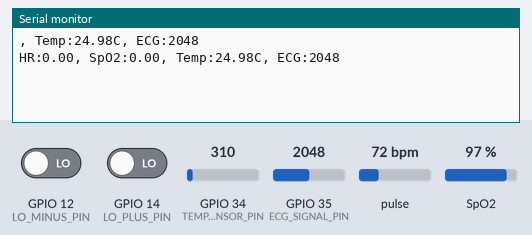
A sketch run on a simulated ESP32. On the bench: the last lines printed to the serial monitor. Inputs (shaded band) come from the test bench; at power-on: GPIO 12 (LO_MINUS_PIN) LOW, pulse 72 bpm, GPIO 34 (TEMP_SENSOR_PIN) = 310, SpO2 97 %, GPIO 14 (LO_PLUS_PIN) LOW, GPIO 35 (ECG_SIGNAL_PIN) = 2048. No radio packets arrive unless stated.

Above: at 1.8 s.
1.9 s: GPIO 12 (LO_MINUS_PIN) driven HIGH
At 2.5 s:
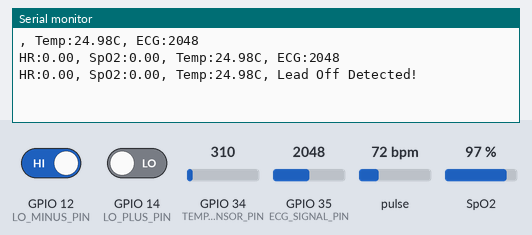
4.7 s: pulse set to 42 bpm
At 6.0 s:
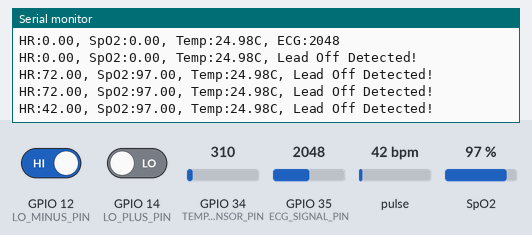
6.2 s: GPIO 34 (TEMP_SENSOR_PIN) set to 372
At 7.3 s:
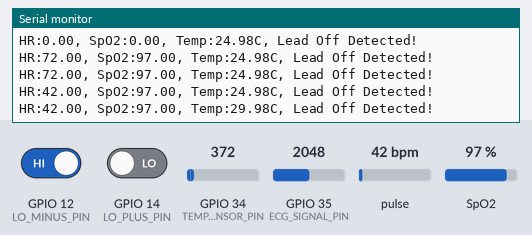
7.7 s: SpO2 set to 80 %
At 9.0 s:
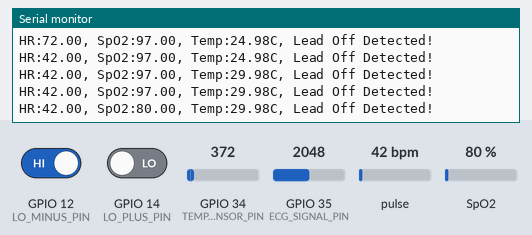
9.2 s: GPIO 34 (TEMP_SENSOR_PIN) set to 434
At 10.4 s:
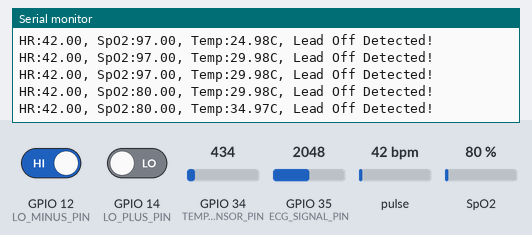
10.7 s: GPIO 12 (LO_MINUS_PIN) driven LOW
At 12.6 s:
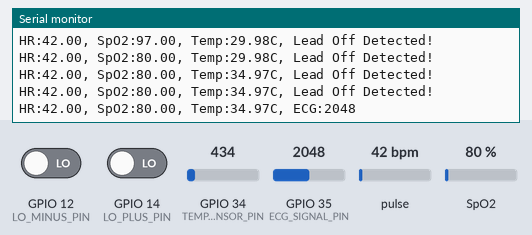
Timing chart, 0 to 13.2 s (numbered marks = the images above; inputs shaded):
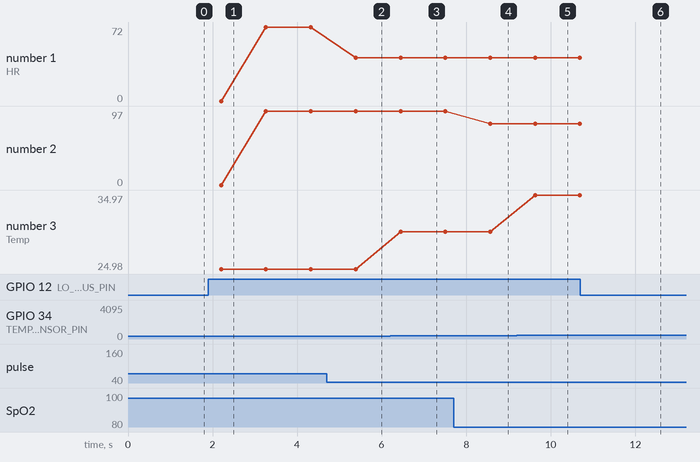

The sketch:

main.ino
```cpp
#include "Pulse_oximeter.h"
#include "LM35Temperature.h"
#include "ECG.h"
#include <LoRa.h>

void setup() {
  Serial.begin(115200);

  // Initialize sensors
  setupPulseOximeter();
  setupTemperatureSensor();
  setupECGSensor();

  // Initialize LoRa
  LoRa.begin(433E6);
  LoRa.setTxPower(20, 0);
}

void loop() {
  String pulseOximeterData = readPulseOximeter();
  String temperatureData = readTemperature();
  String ecgData = readECG();

  // Combine all sensor data
  String data = pulseOximeterData + ", " + temperatureData + ", " + ecgData;

  // Send data via LoRa
  LoRa.beginPacket();
  LoRa.print(data);
  LoRa.endPacket();

  Serial.println(data); // For debugging

  delay(1000); // Delay before next reading
}
```

ECG.h
```cpp
#define ECG_SIGNAL_PIN 35
#define LO_PLUS_PIN 14
#define LO_MINUS_PIN 12

void setupECGSensor() {
  pinMode(ECG_SIGNAL_PIN, INPUT);
  pinMode(LO_PLUS_PIN, INPUT);
  pinMode(LO_MINUS_PIN, INPUT);
}

String readECG() {
  if (digitalRead(LO_PLUS_PIN) == HIGH || digitalRead(LO_MINUS_PIN) == HIGH) {
    return "Lead Off Detected!";
  } else {
    int ecgSignal = analogRead(ECG_SIGNAL_PIN);
    return "ECG:" + String(ecgSignal);
  }
}
```

LM35Temperature.h
```cpp
#define TEMP_SENSOR_PIN 34

void setupTemperatureSensor() {
  pinMode(TEMP_SENSOR_PIN, INPUT);
}

String readTemperature() {
  float temperature = analogRead(TEMP_SENSOR_PIN) * (3.3 / 4095.0) * 100;
  return "Temp:" + String(temperature) + "C";
}
```

Pulse_oximeter.h
```cpp
#include <Wire.h>
#include "MAX30100_PulseOximeter.h"

#define REPORTING_PERIOD_MS 1000

PulseOximeter pox;
uint32_t tsLastReport = 0;

void setupPulseOximeter() {
  if (!pox.begin()) {
    Serial.println("Failed to initialize pulse oximeter sensor");
    while (1);
  }
  pox.setIRLedCurrent(MAX30100_LED_CURR_7_6MA);
}

String readPulseOximeter() {
  pox.update();
  if (millis() - tsLastReport > REPORTING_PERIOD_MS) {
    float heartRate = pox.getHeartRate();
    float spO2 = pox.getSpO2();
    tsLastReport = millis();
    return "HR:" + String(heartRate) + ", SpO2:" + String(spO2);
  }
  return "";
}
```

Measured:
- after the input at 1.9 s, the serial monitor: prints a new line after 0.30 s (image 1)
- after the input at 4.7 s, the serial monitor: prints a new line after 0.69 s (image 2)
- after the input at 6.2 s, the serial monitor: prints a new line after 0.25 s (image 3)
- after the input at 7.7 s, the serial monitor: prints a new line after 0.87 s (image 4)
- after the input at 9.2 s, the serial monitor: prints a new line after 0.43 s (image 5)
- after the input at 10.7 s, the serial monitor: prints a new line after 1.1 s (image 6)
- plotted number 1: 72 → 42 after the input at 4.7 s
- plotted number 2: 97 → 80 after the input at 7.7 s
